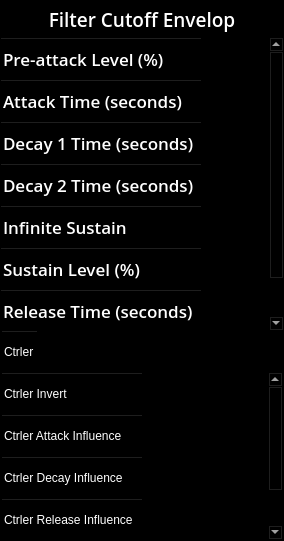
        <widget class="QFrame" name="frame_4">
         <property name="sizePolicy">
          <sizepolicy hsizetype="Expanding" vsizetype="Preferred">
           <horstretch>0</horstretch>
           <verstretch>0</verstretch>
          </sizepolicy>
         </property>
         <property name="minimumSize">
          <size>
           <width>284</width>
           <height>541</height>
          </size>
         </property>
         <property name="maximumSize">
          <size>
           <width>284</width>
           <height>541</height>
          </size>
         </property>
         <property name="palette">
          <palette>
           <active>
            <colorrole role="WindowText">
             <brush brushstyle="SolidPattern">
              <color alpha="255">
               <red>255</red>
               <green>255</green>
               <blue>255</blue>
              </color>
             </brush>
            </colorrole>
            <colorrole role="Button">
             <brush brushstyle="SolidPattern">
              <color alpha="255">
               <red>0</red>
               <green>0</green>
               <blue>0</blue>
              </color>
             </brush>
            </colorrole>
            <colorrole role="Text">
             <brush brushstyle="SolidPattern">
              <color alpha="255">
               <red>255</red>
               <green>255</green>
               <blue>255</blue>
              </color>
             </brush>
            </colorrole>
            <colorrole role="ButtonText">
             <brush brushstyle="SolidPattern">
              <color alpha="255">
               <red>255</red>
               <green>255</green>
               <blue>255</blue>
              </color>
             </brush>
            </colorrole>
            <colorrole role="Base">
             <brush brushstyle="SolidPattern">
              <color alpha="255">
               <red>0</red>
               <green>0</green>
               <blue>0</blue>
              </color>
             </brush>
            </colorrole>
            <colorrole role="Window">
             <brush brushstyle="SolidPattern">
              <color alpha="255">
               <red>0</red>
               <green>0</green>
               <blue>0</blue>
              </color>
             </brush>
            </colorrole>
           </active>
           <inactive>
            <colorrole role="WindowText">
             <brush brushstyle="SolidPattern">
              <color alpha="255">
               <red>255</red>
               <green>255</green>
               <blue>255</blue>
              </color>
             </brush>
            </colorrole>
            <colorrole role="Button">
             <brush brushstyle="SolidPattern">
              <color alpha="255">
               <red>0</red>
               <green>0</green>
               <blue>0</blue>
              </color>
             </brush>
            </colorrole>
            <colorrole role="Text">
             <brush brushstyle="SolidPattern">
              <color alpha="255">
               <red>255</red>
               <green>255</green>
               <blue>255</blue>
              </color>
             </brush>
            </colorrole>
            <colorrole role="ButtonText">
             <brush brushstyle="SolidPattern">
              <color alpha="255">
               <red>255</red>
               <green>255</green>
               <blue>255</blue>
              </color>
             </brush>
            </colorrole>
            <colorrole role="Base">
             <brush brushstyle="SolidPattern">
              <color alpha="255">
               <red>0</red>
               <green>0</green>
               <blue>0</blue>
              </color>
             </brush>
            </colorrole>
            <colorrole role="Window">
             <brush brushstyle="SolidPattern">
              <color alpha="255">
               <red>0</red>
               <green>0</green>
               <blue>0</blue>
              </color>
             </brush>
            </colorrole>
           </inactive>
           <disabled>
            <colorrole role="WindowText">
             <brush brushstyle="SolidPattern">
              <color alpha="255">
               <red>255</red>
               <green>255</green>
               <blue>255</blue>
              </color>
             </brush>
            </colorrole>
            <colorrole role="Button">
             <brush brushstyle="SolidPattern">
              <color alpha="255">
               <red>0</red>
               <green>0</green>
               <blue>0</blue>
              </color>
             </brush>
            </colorrole>
            <colorrole role="Text">
             <brush brushstyle="SolidPattern">
              <color alpha="255">
               <red>255</red>
               <green>255</green>
               <blue>255</blue>
              </color>
             </brush>
            </colorrole>
            <colorrole role="ButtonText">
             <brush brushstyle="SolidPattern">
              <color alpha="255">
               <red>255</red>
               <green>255</green>
               <blue>255</blue>
              </color>
             </brush>
            </colorrole>
            <colorrole role="Base">
             <brush brushstyle="SolidPattern">
              <color alpha="255">
               <red>0</red>
               <green>0</green>
               <blue>0</blue>
              </color>
             </brush>
            </colorrole>
            <colorrole role="Window">
             <brush brushstyle="SolidPattern">
              <color alpha="255">
               <red>0</red>
               <green>0</green>
               <blue>0</blue>
              </color>
             </brush>
            </colorrole>
           </disabled>
          </palette>
         </property>
         <property name="styleSheet">
          <string notr="true"/>
         </property>
         <property name="frameShape">
          <enum>QFrame::StyledPanel</enum>
         </property>
         <property name="frameShadow">
          <enum>QFrame::Raised</enum>
         </property>
         <layout class="QGridLayout" name="gridLayout_6">
          <property name="leftMargin">
           <number>0</number>
          </property>
          <property name="topMargin">
           <number>0</number>
          </property>
          <property name="rightMargin">
           <number>0</number>
          </property>
          <property name="bottomMargin">
           <number>0</number>
          </property>
          <property name="spacing">
           <number>0</number>
          </property>
          <item row="0" column="0">
           <widget class="QLabel" name="label_3">
            <property name="minimumSize">
             <size>
              <width>0</width>
              <height>37</height>
             </size>
            </property>
            <property name="maximumSize">
             <size>
              <width>16777215</width>
              <height>37</height>
             </size>
            </property>
            <property name="font">
             <font>
              <family>Open Sans</family>
              <pointsize>14</pointsize>
              <weight>68</weight>
              <italic>false</italic>
              <bold>true</bold>
             </font>
            </property>
            <property name="styleSheet">
             <string notr="true"/>
            </property>
            <property name="text">
             <string>Filter Cutoff Envelop</string>
            </property>
            <property name="alignment">
             <set>Qt::AlignCenter</set>
            </property>
           </widget>
          </item>
          <item row="1" column="0">
           <widget class="QTableWidget" name="twFilterEG">
            <property name="maximumSize">
             <size>
              <width>16777215</width>
              <height>294</height>
             </size>
            </property>
            <property name="palette">
             <palette>
              <active>
               <colorrole role="WindowText">
                <brush brushstyle="SolidPattern">
                 <color alpha="255">
                  <red>255</red>
                  <green>255</green>
                  <blue>255</blue>
                 </color>
                </brush>
               </colorrole>
               <colorrole role="Button">
                <brush brushstyle="SolidPattern">
                 <color alpha="0">
                  <red>0</red>
                  <green>0</green>
                  <blue>0</blue>
                 </color>
                </brush>
               </colorrole>
               <colorrole role="Text">
                <brush brushstyle="SolidPattern">
                 <color alpha="255">
                  <red>255</red>
                  <green>255</green>
                  <blue>255</blue>
                 </color>
                </brush>
               </colorrole>
               <colorrole role="ButtonText">
                <brush brushstyle="SolidPattern">
                 <color alpha="255">
                  <red>255</red>
                  <green>255</green>
                  <blue>255</blue>
                 </color>
                </brush>
               </colorrole>
               <colorrole role="Base">
                <brush brushstyle="NoBrush">
                 <color alpha="255">
                  <red>0</red>
                  <green>0</green>
                  <blue>0</blue>
                 </color>
                </brush>
               </colorrole>
               <colorrole role="Window">
                <brush brushstyle="SolidPattern">
                 <color alpha="0">
                  <red>0</red>
                  <green>0</green>
                  <blue>0</blue>
                 </color>
                </brush>
               </colorrole>
               <colorrole role="Highlight">
                <brush brushstyle="SolidPattern">
                 <color alpha="255">
                  <red>239</red>
                  <green>159</green>
                  <blue>31</blue>
                 </color>
                </brush>
               </colorrole>
              </active>
              <inactive>
               <colorrole role="WindowText">
                <brush brushstyle="SolidPattern">
                 <color alpha="255">
                  <red>255</red>
                  <green>255</green>
                  <blue>255</blue>
                 </color>
                </brush>
               </colorrole>
               <colorrole role="Button">
                <brush brushstyle="SolidPattern">
                 <color alpha="0">
                  <red>0</red>
                  <green>0</green>
                  <blue>0</blue>
                 </color>
                </brush>
               </colorrole>
               <colorrole role="Text">
                <brush brushstyle="SolidPattern">
                 <color alpha="255">
                  <red>255</red>
                  <green>255</green>
                  <blue>255</blue>
                 </color>
                </brush>
               </colorrole>
               <colorrole role="ButtonText">
                <brush brushstyle="SolidPattern">
                 <color alpha="255">
                  <red>255</red>
                  <green>255</green>
                  <blue>255</blue>
                 </color>
                </brush>
               </colorrole>
               <colorrole role="Base">
                <brush brushstyle="NoBrush">
                 <color alpha="255">
                  <red>0</red>
                  <green>0</green>
                  <blue>0</blue>
                 </color>
                </brush>
               </colorrole>
               <colorrole role="Window">
                <brush brushstyle="SolidPattern">
                 <color alpha="0">
                  <red>0</red>
                  <green>0</green>
                  <blue>0</blue>
                 </color>
                </brush>
               </colorrole>
               <colorrole role="Highlight">
                <brush brushstyle="SolidPattern">
                 <color alpha="255">
                  <red>239</red>
                  <green>159</green>
                  <blue>31</blue>
                 </color>
                </brush>
               </colorrole>
              </inactive>
              <disabled>
               <colorrole role="WindowText">
                <brush brushstyle="SolidPattern">
                 <color alpha="255">
                  <red>255</red>
                  <green>255</green>
                  <blue>255</blue>
                 </color>
                </brush>
               </colorrole>
               <colorrole role="Button">
                <brush brushstyle="SolidPattern">
                 <color alpha="0">
                  <red>0</red>
                  <green>0</green>
                  <blue>0</blue>
                 </color>
                </brush>
               </colorrole>
               <colorrole role="Text">
                <brush brushstyle="SolidPattern">
                 <color alpha="255">
                  <red>255</red>
                  <green>255</green>
                  <blue>255</blue>
                 </color>
                </brush>
               </colorrole>
               <colorrole role="ButtonText">
                <brush brushstyle="SolidPattern">
                 <color alpha="255">
                  <red>255</red>
                  <green>255</green>
                  <blue>255</blue>
                 </color>
                </brush>
               </colorrole>
               <colorrole role="Base">
                <brush brushstyle="NoBrush">
                 <color alpha="255">
                  <red>0</red>
                  <green>0</green>
                  <blue>0</blue>
                 </color>
                </brush>
               </colorrole>
               <colorrole role="Window">
                <brush brushstyle="SolidPattern">
                 <color alpha="0">
                  <red>0</red>
                  <green>0</green>
                  <blue>0</blue>
                 </color>
                </brush>
               </colorrole>
               <colorrole role="Highlight">
                <brush brushstyle="SolidPattern">
                 <color alpha="255">
                  <red>239</red>
                  <green>159</green>
                  <blue>31</blue>
                 </color>
                </brush>
               </colorrole>
              </disabled>
             </palette>
            </property>
            <property name="font">
             <font>
              <family>Open Sans</family>
              <pointsize>13</pointsize>
              <weight>68</weight>
              <italic>false</italic>
              <bold>true</bold>
             </font>
            </property>
            <property name="styleSheet">
             <string notr="true"/>
            </property>
            <property name="frameShape">
             <enum>QFrame::NoFrame</enum>
            </property>
            <property name="editTriggers">
             <set>QAbstractItemView::NoEditTriggers</set>
            </property>
            <property name="showDropIndicator" stdset="0">
             <bool>false</bool>
            </property>
            <property name="selectionMode">
             <enum>QAbstractItemView::SingleSelection</enum>
            </property>
            <property name="selectionBehavior">
             <enum>QAbstractItemView::SelectRows</enum>
            </property>
            <property name="gridStyle">
             <enum>Qt::NoPen</enum>
            </property>
            <property name="columnCount">
             <number>1</number>
            </property>
            <attribute name="horizontalHeaderVisible">
             <bool>false</bool>
            </attribute>
            <attribute name="horizontalHeaderDefaultSectionSize">
             <number>42</number>
            </attribute>
            <attribute name="horizontalHeaderMinimumSectionSize">
             <number>1</number>
            </attribute>
            <attribute name="horizontalHeaderStretchLastSection">
             <bool>true</bool>
            </attribute>
            <attribute name="verticalHeaderDefaultSectionSize">
             <number>42</number>
            </attribute>
            <row>
             <property name="text">
              <string>Pre-attack Level (%)</string>
             </property>
            </row>
            <row>
             <property name="text">
              <string>Attack Time (seconds)</string>
             </property>
            </row>
            <row>
             <property name="text">
              <string>Decay 1 Time (seconds)</string>
             </property>
            </row>
            <row>
             <property name="text">
              <string>Decay 2 Time (seconds)</string>
             </property>
            </row>
            <row>
             <property name="text">
              <string>Infinite Sustain</string>
             </property>
            </row>
            <row>
             <property name="text">
              <string>Sustain Level (%)</string>
             </property>
            </row>
            <row>
             <property name="text">
              <string>Release Time (seconds)</string>
             </property>
            </row>
            <column/>
           </widget>
          </item>
          <item row="2" column="0">
           <widget class="QTableWidget" name="twEGController">
            <property name="maximumSize">
             <size>
              <width>16777215</width>
              <height>42</height>
             </size>
            </property>
            <property name="styleSheet">
             <string notr="true"/>
            </property>
            <property name="selectionMode">
             <enum>QAbstractItemView::SingleSelection</enum>
            </property>
            <property name="selectionBehavior">
             <enum>QAbstractItemView::SelectRows</enum>
            </property>
            <property name="gridStyle">
             <enum>Qt::NoPen</enum>
            </property>
            <property name="columnCount">
             <number>1</number>
            </property>
            <attribute name="horizontalHeaderVisible">
             <bool>false</bool>
            </attribute>
            <attribute name="horizontalHeaderStretchLastSection">
             <bool>true</bool>
            </attribute>
            <attribute name="verticalHeaderDefaultSectionSize">
             <number>42</number>
            </attribute>
            <row>
             <property name="text">
              <string>Ctrler</string>
             </property>
            </row>
            <column/>
           </widget>
          </item>
          <item row="3" column="0">
           <widget class="QTableWidget" name="twControllerSettings">
            <property name="maximumSize">
             <size>
              <width>16777215</width>
              <height>168</height>
             </size>
            </property>
            <property name="styleSheet">
             <string notr="true"/>
            </property>
            <property name="selectionMode">
             <enum>QAbstractItemView::SingleSelection</enum>
            </property>
            <property name="selectionBehavior">
             <enum>QAbstractItemView::SelectRows</enum>
            </property>
            <property name="gridStyle">
             <enum>Qt::NoPen</enum>
            </property>
            <property name="columnCount">
             <number>1</number>
            </property>
            <attribute name="horizontalHeaderVisible">
             <bool>false</bool>
            </attribute>
            <attribute name="horizontalHeaderStretchLastSection">
             <bool>true</bool>
            </attribute>
            <attribute name="verticalHeaderDefaultSectionSize">
             <number>42</number>
            </attribute>
            <row>
             <property name="text">
              <string>Ctrler Invert</string>
             </property>
            </row>
            <row>
             <property name="text">
              <string>Ctrler Attack Influence</string>
             </property>
            </row>
            <row>
             <property name="text">
              <string>Ctrler Decay Influence</string>
             </property>
            </row>
            <row>
             <property name="text">
              <string>Ctrler Release Influence</string>
             </property>
            </row>
            <column/>
           </widget>
          </item>
         </layout>
        </widget>
